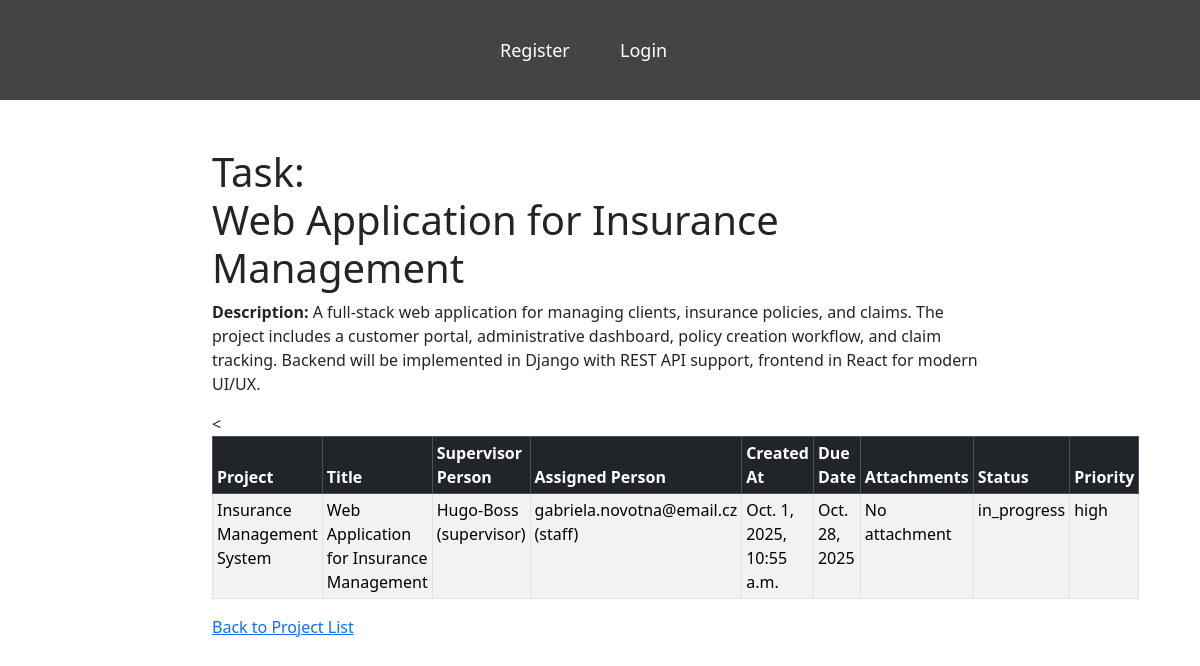
Before: /tasks/6/ with the older database file.
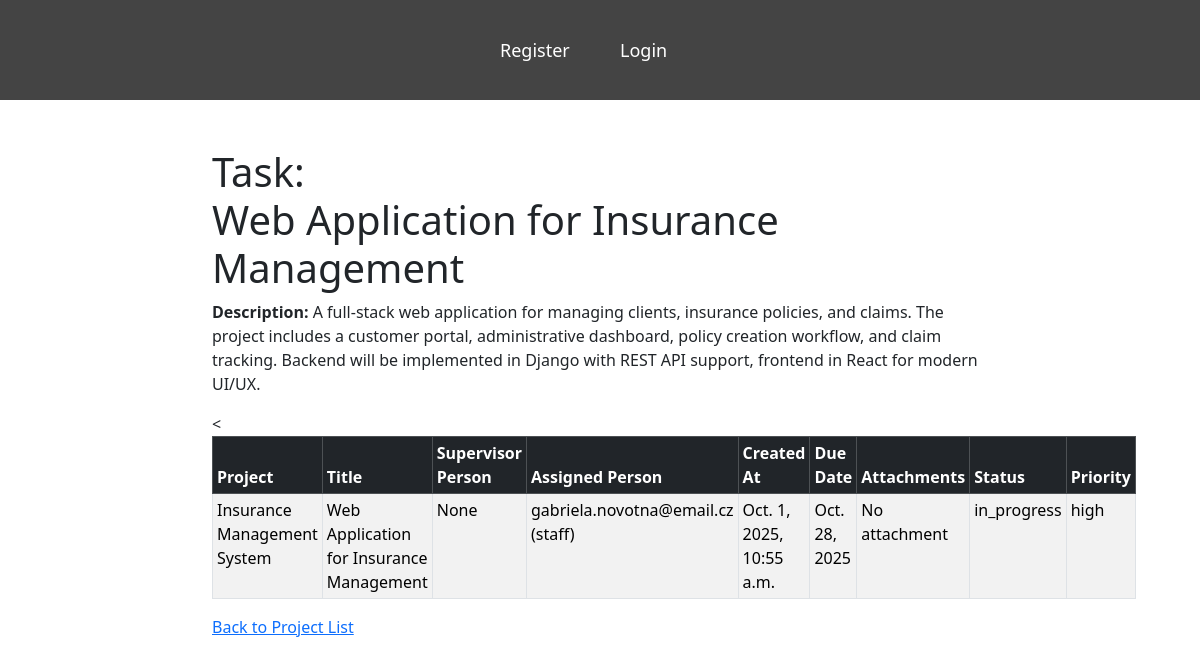
After: the same page with the newer database file.
### tasks/models.py (models this page shows, shortened)
class Task(models.Model):
    STATUS_CHOICES = [
        ('pending', 'Pending'),
        ('in_progress', 'In Progress'),
        ('on_hold', 'On Hold'),
        ('review', 'In Review'),
        ('completed', 'Completed'),
        ('cancelled', 'Cancelled'),
    ]
    PRIORITY_CHOICES = [
        ('low', 'Low'),
        ('medium', 'Medium'),
        ('high', 'High'),
        ('critical', 'Critical'),
    ]
    project = models.ForeignKey('projects.Project', on_delete=models.CASCADE, related_name='tasks')
    title = models.CharField(max_length=200)
    description = models.TextField( null=True, blank=True)
    supervisor_person = models.ForeignKey(settings.AUTH_USER_MODEL, on_delete=models.SET_NULL, null=True, related_name='supervised_tasks')
    assigned_person = models.ForeignKey(settings.AUTH_USER_MODEL, on_delete=models.SET_NULL, null=True, related_name='assigned_tasks')
    created_at = models.DateTimeField(auto_now_add=True)
    due_date = models.DateField( null=True, blank=True)
    attachment = models.FileField(upload_to='task_attachments/', null=True, blank=True)
    status = models.CharField(max_length=20, choices=STATUS_CHOICES, default='pending')
    priority = models.CharField(max_length=10, choices=PRIORITY_CHOICES, default='medium')
    last_updated = models.DateTimeField(auto_now=True)

### users/models.py (models this page shows)
class CustomUser(AbstractUser):
    ROLE_CHOICES = [
        ('admin', 'Admin'),
        ('supervisor', 'Project Supervisor'),
        ('staff', 'Staff'),
    ]
    role = models.CharField(max_length=20, choices=ROLE_CHOICES, default='staff')
    def __str__(self):
        return f"{self.username} ({self.role})"

### projects/models.py (models this page shows, shortened)
class Project(models.Model):
    STATUS_CHOICES = [
        ('planned', 'Planned'),
        ('in_progress', 'In Progress'),
        ('completed', 'Completed'),
    ]
    name = models.CharField(max_length=100)
    description = models.TextField()
    start_date = models.DateField()
    end_date = models.DateField(null=True, blank=True)
    status = models.CharField(max_length=50, choices=STATUS_CHOICES, default='planned')
    assigned_to = models.ForeignKey(settings.AUTH_USER_MODEL, on_delete=models.SET_NULL, null=True, blank=True, related_name="projects")
    def __str__(self):
        return self.name

### tasks/views.py (the view)
# urls.py: path('<int:task_id>/', views.get_task_detail, name='task_detail'),
def get_task_detail(request, task_id):
    task = Task.objects.get(id=task_id)
    return render(request, 'tasks/task_detail.html', {'task': task})

### tasks/templates/tasks/task_detail.html
{% extends "base.html" %}
{% block content %}
<h1>Task: <br>{{ task.title }}</h1>
<p><strong>Description:</strong> {{ task.description }}</p>
<table class="table table-bordered table-striped table-hover w-100 table-sm">
    <thead class="table-dark">
        <tr>
            <th>Project</th>
            <th>Title</th>
            <th>Supervisor Person</th>
            <th>Assigned Person</th>
            <th>Created At</th>
            <th>Due Date</th>
            <th>Attachments</th>
            <th>Status</th>
            <th>Priority</th>
        </tr>
    </thead>
    <tbody>
        <tr>
            <td>{{ task.project }}</td>
            <td>{{ task.title }}</td>            <
            <td>{{ task.supervisor_person }}</td>
            <td>{{ task.assigned_person }}</td>
            <td>{{ task.created_at }}</td>
            <td>{{ task.due_date }}</td>
            <td>
                {% if task.attachment %}
                    <a href="{{ task.attachment.url }}">Download</a>
                {% else %}
                    No attachment
                {% endif %}
            </td>
            <td>{{ task.status }}</td>
            <td>{{ task.priority }}</td>
        </tr>
    </tbody>
</table>
<a href="{% url 'project_search' %}">Back to Project List</a>
{% endblock %}

Changed rows visible on the page:
changed Task "Web Application for Insurance Management": supervisor_person "Hugo-Boss (supervisor)" → "None"
